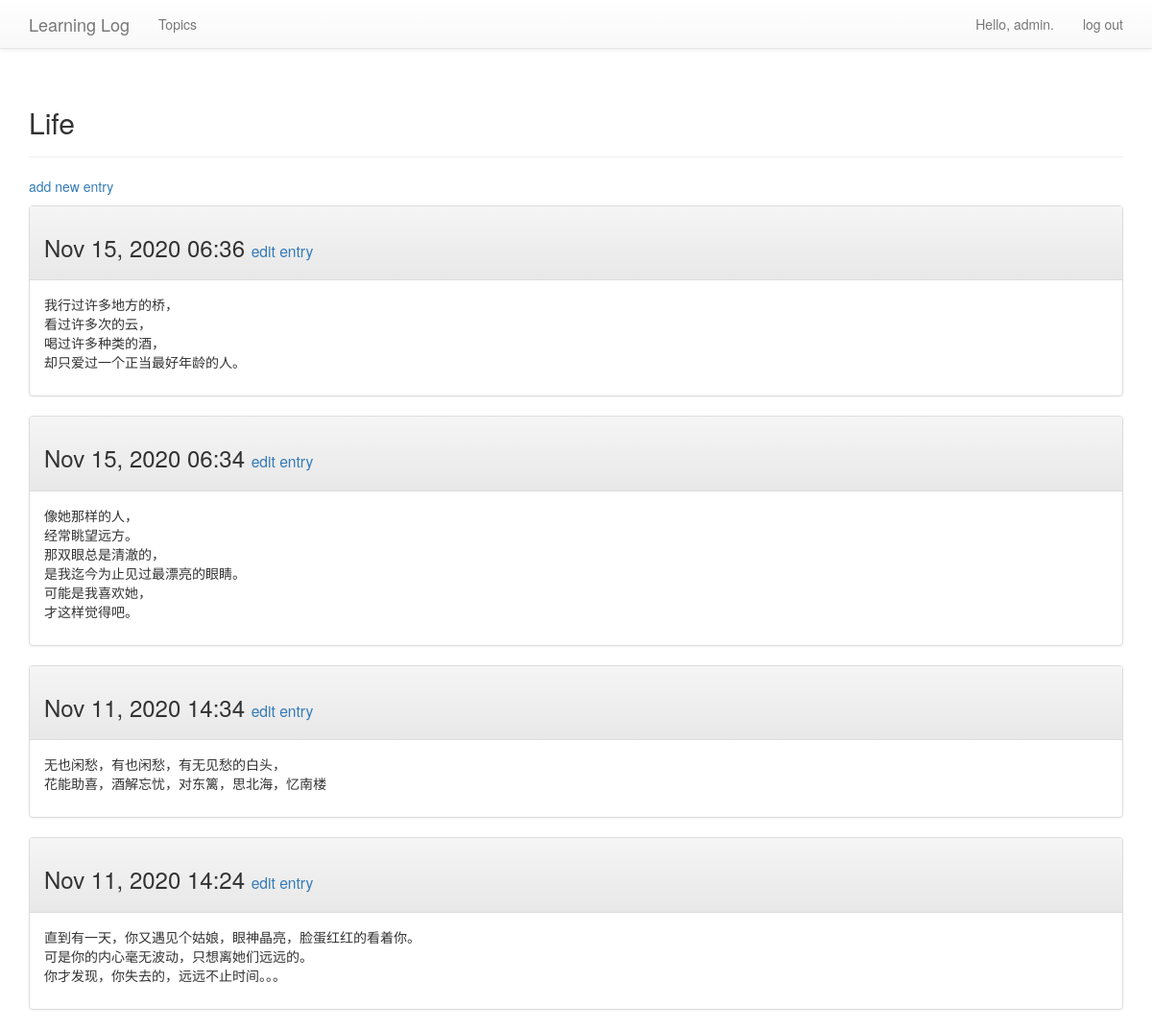
Page /topics/4/ (signed in) on the committed database.
### learning_logs/models.py (models this page shows, shortened)
class Topic(models.Model):
    text = models.CharField(max_length=200)
    date_added = models.DateTimeField(auto_now_add=True)
    owner = models.ForeignKey(User, on_delete=models.CASCADE)
    def __str__(self):
        return self.text

class Entry(models.Model):
    topic = models.ForeignKey(Topic, on_delete=models.CASCADE)
    text = models.TextField()
    date_added = models.DateTimeField(auto_now_add=True)
    class Meta:
        verbose_name_plural = 'entries'

### learning_logs/views.py (the view)
# urls.py: re_path(r'^topics/(?P<topic_id>\d+)/$', views.topic, name='topic'),
@login_required()
def topic(request, topic_id):
    topic_item = Topic.objects.get(id=topic_id)
    if topic_item.owner != request.user:
        raise Http404
    entries = topic_item.entry_set.order_by('-date_added')
    content = {'topic': topic_item, 'entries': entries}
    return render(request, 'learning_logs/topic.html', content)

### learning_logs/templates/learning_logs/topic.html (shortened to what this page needs)
<!DOCTYPE html>
<html lang="en">
<head>
</head>
<body>
    {% extends "learning_logs/base.html" %}
    {% block header %}
        <h2>{{ topic }}</h2>
    {% endblock header %}
    {% block content %}
        <p>
            <a href="{% url 'learning_logs:new_entry' topic.id %}">add new entry</a>
        </p>
        {% for entry in entries %}
            <div class="panel panel-default">
                <div class="panel-heading">
                    <h3>
                        {{ entry.date_added|date:'M d, Y H:i' }}
                        <small>
                             <a href="{% url 'learning_logs:edit_entry' entry.id %}">edit entry</a>
                        </small>
                    </h3>
                </div>
                <div class="panel-body">
                    {{ entry.text|linebreaks }}
                </div>
            </div>
        {% empty %}
            <li>There are no entries for this topic yet.</li>
        {% endfor %}
    {% endblock content %}

### learning_logs/templates/learning_logs/base.html (shortened to what this page needs)
{% load bootstrap3 %}
<!DOCTYPE html>
<html lang="en">
<head>
    <link rel="stylesheet" href="https://cdn.bootcss.com/bootstrap/3.3.7/css/bootstrap.min.css" >
    <link rel="stylesheet" href="https://cdn.bootcss.com/bootstrap/3.3.7/css/bootstrap-theme.min.css">
</head>
<body>
    <nav class="navbar navbar-default navbar-static-top">
        <div class="container">
            <div class="navbar-header">
                 <a class="navbar-brand" href="{% url 'learning_logs:index' %}">Learning Log</a>
            </div>
            <div id="navbar" class="navbar-collapse collapse">
                <ul class="nav navbar-nav">
                    <li>
                        <a href="{% url 'learning_logs:topics' %}">Topics</a>
                    </li>
                </ul>
                <ul class="nav navbar-nav navbar-right">
                    {% if user.is_authenticated %}
                        <li><a>Hello, {{ user.username }}.</a></li>
                        <li><a href="{% url 'users:logout' %}">log out</a></li>
                    {% else %}
                        <li><a href="{% url 'users:register' %}">register</a></li>
                        <li><a href="{% url 'users:login' %}">login</a></li>
                    {% endif %}
                </ul>
            </div>
        </div>
    </nav>
    <div class="container">
        <div class="page-header">
             {% block header %}{% endblock header %}
        </div>
         <div >
             {% block content %}{% endblock content %}
        </div>
    </div>
</body>
</html>

### rows in the picture
Topic: text "Life"
Entry: date_added "Nov 15, 2020 06:36", text "我行过许多地方的桥， 看过许多次的云， 喝过许多种类的酒， 却只爱过一个正当最好年龄的人。"
Entry: date_added "Nov 15, 2020 06:34", text "像她那样的人， 经常眺望远方。 那双眼总是清澈的， 是我迄今为止见过最漂亮的眼睛。 可能是我喜欢她， 才这样觉得吧。"
Entry: date_added "Nov 11, 2020 14:34", text "无也闲愁，有也闲愁，有无见愁的白头， 花能助喜，酒解忘忧，对东篱，思北海，忆南楼"
Entry: date_added "Nov 11, 2020 14:24", text "直到有一天，你又遇见个姑娘，眼神晶亮，脸蛋红红的看着你。 可是你的内心毫无波动，只想离她们远远的。 你才发现，你失去的，远远不止时间。。。"

### other values in the picture
{{ user.username }} "admin"
